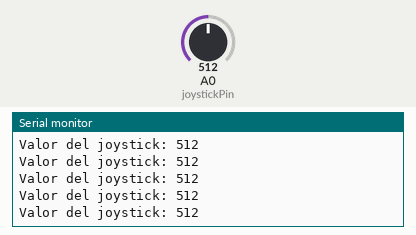
Recording of a sketch running on a simulated Arduino Uno, built with avr-gcc and run on an emulated ATmega328P. On the bench: the last lines printed to the serial monitor. Inputs (shaded band) come from the test bench; at power-on: A0 (joystickPin) = 512.

Above: at 1.2 s.
1.3 s: A0 (joystickPin) set to 716
At 1.31 s:
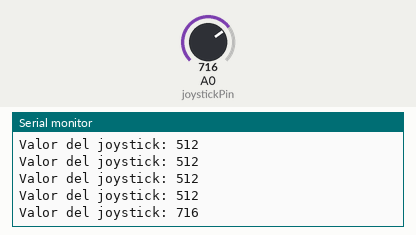
2.8 s: A0 (joystickPin) set to 900
At 2.82 s:
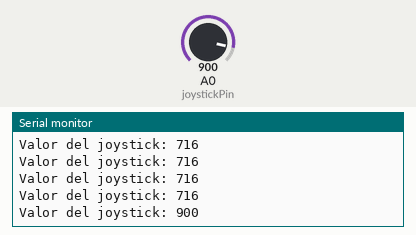
Timing chart, 0 to 5.8 s (numbered marks = the images above; inputs shaded):
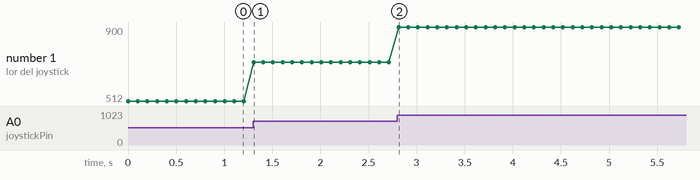

Measured:
- after the input at 1.3 s, the serial monitor: prints a new line at once (image 1)
- after the input at 2.8 s, the serial monitor: prints a new line at once (image 2)
- plotted number 1: 512 → 716 after the input at 1.3 s, 716 → 900 after the input at 2.8 s

The sketch:

Prueba_de_Joystick.ino
```cpp
// Definir el pin del joystick
const int joystickPin = A0;

void setup() {
  // Inicializar la comunicación serie para ver los valores del joystick
  Serial.begin(9600);
}

void loop() {
  // Leer el valor del joystick
  int joystickValue = analogRead(joystickPin);

  // Imprimir el valor del joystick en el monitor serie
  Serial.print("Valor del joystick: ");
  Serial.println(joystickValue);

  // Pequeña pausa para evitar demasiadas lecturas rápidas
  delay(100);
}
```
